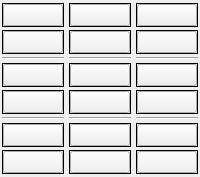
    <widget class="QWidget" name="shootbox" native="true">
     <property name="sizePolicy">
      <sizepolicy hsizetype="MinimumExpanding" vsizetype="MinimumExpanding">
       <horstretch>0</horstretch>
       <verstretch>0</verstretch>
      </sizepolicy>
     </property>
     <layout class="QGridLayout" name="shootingBOX">
      <property name="sizeConstraint">
       <enum>QLayout::SetNoConstraint</enum>
      </property>
      <property name="leftMargin">
       <number>2</number>
      </property>
      <property name="topMargin">
       <number>3</number>
      </property>
      <property name="rightMargin">
       <number>2</number>
      </property>
      <property name="bottomMargin">
       <number>3</number>
      </property>
      <property name="horizontalSpacing">
       <number>5</number>
      </property>
      <property name="verticalSpacing">
       <number>3</number>
      </property>
      <item row="6" column="0">
       <widget class="QFrame" name="frm14">
        <property name="frameShape">
         <enum>QFrame::Box</enum>
        </property>
        <property name="frameShadow">
         <enum>QFrame::Plain</enum>
        </property>
        <layout class="QHBoxLayout" name="horizontalLayout_37">
         <property name="spacing">
          <number>0</number>
         </property>
         <property name="leftMargin">
          <number>0</number>
         </property>
         <property name="topMargin">
          <number>0</number>
         </property>
         <property name="rightMargin">
          <number>0</number>
         </property>
         <property name="bottomMargin">
          <number>0</number>
         </property>
         <item>
          <widget class="QPushButton" name="gl14">
           <property name="sizePolicy">
            <sizepolicy hsizetype="Preferred" vsizetype="Preferred">
             <horstretch>0</horstretch>
             <verstretch>0</verstretch>
            </sizepolicy>
           </property>
           <property name="text">
            <string/>
           </property>
           <property name="checkable">
            <bool>true</bool>
           </property>
          </widget>
         </item>
        </layout>
       </widget>
      </item>
      <item row="6" column="1">
       <widget class="QFrame" name="frm13">
        <property name="frameShape">
         <enum>QFrame::Box</enum>
        </property>
        <property name="frameShadow">
         <enum>QFrame::Plain</enum>
        </property>
        <layout class="QHBoxLayout" name="horizontalLayout_39">
         <property name="spacing">
          <number>0</number>
         </property>
         <property name="leftMargin">
          <number>0</number>
         </property>
         <property name="topMargin">
          <number>0</number>
         </property>
         <property name="rightMargin">
          <number>0</number>
         </property>
         <property name="bottomMargin">
          <number>0</number>
         </property>
         <item>
          <widget class="QPushButton" name="gl13">
           <property name="sizePolicy">
            <sizepolicy hsizetype="Preferred" vsizetype="Preferred">
             <horstretch>0</horstretch>
             <verstretch>0</verstretch>
            </sizepolicy>
           </property>
           <property name="text">
            <string/>
           </property>
           <property name="checkable">
            <bool>true</bool>
           </property>
          </widget>
         </item>
        </layout>
       </widget>
      </item>
      <item row="7" column="1">
       <widget class="QFrame" name="frm16">
        <property name="frameShape">
         <enum>QFrame::Box</enum>
        </property>
        <property name="frameShadow">
         <enum>QFrame::Plain</enum>
        </property>
        <layout class="QHBoxLayout" name="horizontalLayout_38">
         <property name="spacing">
          <number>0</number>
         </property>
         <property name="leftMargin">
          <number>0</number>
         </property>
         <property name="topMargin">
          <number>0</number>
         </property>
         <property name="rightMargin">
          <number>0</number>
         </property>
         <property name="bottomMargin">
          <number>0</number>
         </property>
         <item>
          <widget class="QPushButton" name="gl16">
           <property name="sizePolicy">
            <sizepolicy hsizetype="Preferred" vsizetype="Preferred">
             <horstretch>0</horstretch>
             <verstretch>0</verstretch>
            </sizepolicy>
           </property>
           <property name="text">
            <string/>
           </property>
           <property name="checkable">
            <bool>true</bool>
           </property>
          </widget>
         </item>
        </layout>
       </widget>
      </item>
      <item row="7" column="2">
       <widget class="QFrame" name="frm15">
        <property name="frameShape">
         <enum>QFrame::Box</enum>
        </property>
        <property name="frameShadow">
         <enum>QFrame::Plain</enum>
        </property>
        <layout class="QHBoxLayout" name="horizontalLayout_43">
         <property name="spacing">
          <number>0</number>
         </property>
         <property name="leftMargin">
          <number>0</number>
         </property>
         <property name="topMargin">
          <number>0</number>
         </property>
         <property name="rightMargin">
          <number>0</number>
         </property>
         <property name="bottomMargin">
          <number>0</number>
         </property>
         <item>
          <widget class="QPushButton" name="gl15">
           <property name="sizePolicy">
            <sizepolicy hsizetype="Preferred" vsizetype="Preferred">
             <horstretch>0</horstretch>
             <verstretch>0</verstretch>
            </sizepolicy>
           </property>
           <property name="text">
            <string/>
           </property>
           <property name="checkable">
            <bool>true</bool>
           </property>
          </widget>
         </item>
        </layout>
       </widget>
      </item>
      <item row="0" column="0">
       <widget class="QFrame" name="frm2">
        <property name="frameShape">
         <enum>QFrame::Box</enum>
        </property>
        <property name="frameShadow">
         <enum>QFrame::Plain</enum>
        </property>
        <layout class="QHBoxLayout" name="horizontalLayout_26">
         <property name="spacing">
          <number>0</number>
         </property>
         <property name="leftMargin">
          <number>0</number>
         </property>
         <property name="topMargin">
          <number>0</number>
         </property>
         <property name="rightMargin">
          <number>0</number>
         </property>
         <property name="bottomMargin">
          <number>0</number>
         </property>
         <item>
          <widget class="QPushButton" name="gl2">
           <property name="sizePolicy">
            <sizepolicy hsizetype="Preferred" vsizetype="Preferred">
             <horstretch>0</horstretch>
             <verstretch>0</verstretch>
            </sizepolicy>
           </property>
           <property name="text">
            <string/>
           </property>
           <property name="checkable">
            <bool>true</bool>
           </property>
          </widget>
         </item>
        </layout>
       </widget>
      </item>
      <item row="3" column="2">
       <widget class="QFrame" name="frm6">
        <property name="frameShape">
         <enum>QFrame::Box</enum>
        </property>
        <property name="frameShadow">
         <enum>QFrame::Plain</enum>
        </property>
        <layout class="QHBoxLayout" name="horizontalLayout_40">
         <property name="spacing">
          <number>0</number>
         </property>
         <property name="leftMargin">
          <number>0</number>
         </property>
         <property name="topMargin">
          <number>0</number>
         </property>
         <property name="rightMargin">
          <number>0</number>
         </property>
         <property name="bottomMargin">
          <number>0</number>
         </property>
         <item>
          <widget class="QPushButton" name="gl6">
           <property name="sizePolicy">
            <sizepolicy hsizetype="Preferred" vsizetype="Preferred">
             <horstretch>0</horstretch>
             <verstretch>0</verstretch>
            </sizepolicy>
           </property>
           <property name="text">
            <string/>
           </property>
           <property name="checkable">
            <bool>true</bool>
           </property>
          </widget>
         </item>
        </layout>
       </widget>
      </item>
      <item row="0" column="2">
       <widget class="QFrame" name="frm0">
        <property name="frameShape">
         <enum>QFrame::Box</enum>
        </property>
        <property name="frameShadow">
         <enum>QFrame::Plain</enum>
        </property>
        <layout class="QHBoxLayout" name="horizontalLayout_30">
         <property name="spacing">
          <number>0</number>
         </property>
         <property name="leftMargin">
          <number>0</number>
         </property>
         <property name="topMargin">
          <number>0</number>
         </property>
         <property name="rightMargin">
          <number>0</number>
         </property>
         <property name="bottomMargin">
          <number>0</number>
         </property>
         <item>
          <widget class="QPushButton" name="gl0">
           <property name="sizePolicy">
            <sizepolicy hsizetype="Preferred" vsizetype="Preferred">
             <horstretch>0</horstretch>
             <verstretch>0</verstretch>
            </sizepolicy>
           </property>
           <property name="text">
            <string/>
           </property>
           <property name="checkable">
            <bool>true</bool>
           </property>
          </widget>
         </item>
        </layout>
       </widget>
      </item>
      <item row="1" column="1">
       <widget class="QFrame" name="frm4">
        <property name="frameShape">
         <enum>QFrame::Box</enum>
        </property>
        <property name="frameShadow">
         <enum>QFrame::Plain</enum>
        </property>
        <layout class="QHBoxLayout" name="horizontalLayout_29">
         <property name="spacing">
          <number>0</number>
         </property>
         <property name="leftMargin">
          <number>0</number>
         </property>
         <property name="topMargin">
          <number>0</number>
         </property>
         <property name="rightMargin">
          <number>0</number>
         </property>
         <property name="bottomMargin">
          <number>0</number>
         </property>
         <item>
          <widget class="QPushButton" name="gl4">
           <property name="sizePolicy">
            <sizepolicy hsizetype="Preferred" vsizetype="Preferred">
             <horstretch>0</horstretch>
             <verstretch>0</verstretch>
            </sizepolicy>
           </property>
           <property name="text">
            <string/>
           </property>
           <property name="checkable">
            <bool>true</bool>
           </property>
          </widget>
         </item>
        </layout>
       </widget>
      </item>
      <item row="6" column="2">
       <widget class="QFrame" name="frm12">
        <property name="frameShape">
         <enum>QFrame::Box</enum>
        </property>
        <property name="frameShadow">
         <enum>QFrame::Plain</enum>
        </property>
        <layout class="QHBoxLayout" name="horizontalLayout_42">
         <property name="spacing">
          <number>0</number>
         </property>
         <property name="leftMargin">
          <number>0</number>
         </property>
         <property name="topMargin">
          <number>0</number>
         </property>
         <property name="rightMargin">
          <number>0</number>
         </property>
         <property name="bottomMargin">
          <number>0</number>
         </property>
         <item>
          <widget class="QPushButton" name="gl12">
           <property name="sizePolicy">
            <sizepolicy hsizetype="Preferred" vsizetype="Preferred">
             <horstretch>0</horstretch>
             <verstretch>0</verstretch>
            </sizepolicy>
           </property>
           <property name="text">
            <string/>
           </property>
           <property name="checkable">
            <bool>true</bool>
           </property>
          </widget>
         </item>
        </layout>
       </widget>
      </item>
      <item row="2" column="2">
       <widget class="Line" name="line">
        <property name="frameShadow">
         <enum>QFrame::Sunken</enum>
        </property>
        <property name="orientation">
         <enum>Qt::Horizontal</enum>
        </property>
       </widget>
      </item>
      <item row="7" column="0">
       <widget class="QFrame" name="frm17">
        <property name="frameShape">
         <enum>QFrame::Box</enum>
        </property>
        <property name="frameShadow">
         <enum>QFrame::Plain</enum>
        </property>
        <layout class="QHBoxLayout" name="horizontalLayout_36">
         <property name="spacing">
          <number>0</number>
         </property>
         <property name="leftMargin">
          <number>0</number>
         </property>
         <property name="topMargin">
          <number>0</number>
         </property>
         <property name="rightMargin">
          <number>0</number>
         </property>
         <property name="bottomMargin">
          <number>0</number>
         </property>
         <item>
          <widget class="QPushButton" name="gl17">
           <property name="sizePolicy">
            <sizepolicy hsizetype="Preferred" vsizetype="Preferred">
             <horstretch>0</horstretch>
             <verstretch>0</verstretch>
            </sizepolicy>
           </property>
           <property name="text">
            <string/>
           </property>
           <property name="checkable">
            <bool>true</bool>
           </property>
          </widget>
         </item>
        </layout>
       </widget>
      </item>
      <item row="5" column="2">
       <widget class="Line" name="line_4">
        <property name="orientation">
         <enum>Qt::Horizontal</enum>
        </property>
       </widget>
      </item>
      <item row="0" column="1">
       <widget class="QFrame" name="frm1">
        <property name="frameShape">
         <enum>QFrame::Box</enum>
        </property>
        <property name="frameShadow">
         <enum>QFrame::Plain</enum>
        </property>
        <layout class="QHBoxLayout" name="horizontalLayout_28">
         <property name="spacing">
          <number>0</number>
         </property>
         <property name="leftMargin">
          <number>0</number>
         </property>
         <property name="topMargin">
          <number>0</number>
         </property>
         <property name="rightMargin">
          <number>0</number>
         </property>
         <property name="bottomMargin">
          <number>0</number>
         </property>
         <item>
          <widget class="QPushButton" name="gl1">
           <property name="sizePolicy">
            <sizepolicy hsizetype="Preferred" vsizetype="Preferred">
             <horstretch>0</horstretch>
             <verstretch>0</verstretch>
            </sizepolicy>
           </property>
           <property name="text">
            <string/>
           </property>
           <property name="checkable">
            <bool>true</bool>
           </property>
          </widget>
         </item>
        </layout>
       </widget>
      </item>
      <item row="3" column="1">
       <widget class="QFrame" name="frm7">
        <property name="frameShape">
         <enum>QFrame::Box</enum>
        </property>
        <property name="frameShadow">
         <enum>QFrame::Plain</enum>
        </property>
        <layout class="QHBoxLayout" name="horizontalLayout_34">
         <property name="spacing">
          <number>0</number>
         </property>
         <property name="leftMargin">
          <number>0</number>
         </property>
         <property name="topMargin">
          <number>0</number>
         </property>
         <property name="rightMargin">
          <number>0</number>
         </property>
         <property name="bottomMargin">
          <number>0</number>
         </property>
         <item>
          <widget class="QPushButton" name="gl7">
           <property name="sizePolicy">
            <sizepolicy hsizetype="Preferred" vsizetype="Preferred">
             <horstretch>0</horstretch>
             <verstretch>0</verstretch>
            </sizepolicy>
           </property>
           <property name="text">
            <string/>
           </property>
           <property name="checkable">
            <bool>true</bool>
           </property>
          </widget>
         </item>
        </layout>
       </widget>
      </item>
      <item row="1" column="0">
       <widget class="QFrame" name="frm5">
        <property name="frameShape">
         <enum>QFrame::Box</enum>
        </property>
        <property name="frameShadow">
         <enum>QFrame::Plain</enum>
        </property>
        <layout class="QHBoxLayout" name="horizontalLayout_27">
         <property name="spacing">
          <number>0</number>
         </property>
         <property name="leftMargin">
          <number>0</number>
         </property>
         <property name="topMargin">
          <number>0</number>
         </property>
         <property name="rightMargin">
          <number>0</number>
         </property>
         <property name="bottomMargin">
          <number>0</number>
         </property>
         <item>
          <widget class="QPushButton" name="gl5">
           <property name="sizePolicy">
            <sizepolicy hsizetype="Preferred" vsizetype="Preferred">
             <horstretch>0</horstretch>
             <verstretch>0</verstretch>
            </sizepolicy>
           </property>
           <property name="text">
            <string/>
           </property>
           <property name="checkable">
            <bool>true</bool>
           </property>
          </widget>
         </item>
        </layout>
       </widget>
      </item>
      <item row="4" column="0">
       <widget class="QFrame" name="frm11">
        <property name="frameShape">
         <enum>QFrame::Box</enum>
        </property>
        <property name="frameShadow">
         <enum>QFrame::Plain</enum>
        </property>
        <layout class="QHBoxLayout" name="horizontalLayout_33">
         <property name="spacing">
          <number>0</number>
         </property>
         <property name="leftMargin">
          <number>0</number>
         </property>
         <property name="topMargin">
          <number>0</number>
         </property>
         <property name="rightMargin">
          <number>0</number>
         </property>
         <property name="bottomMargin">
          <number>0</number>
         </property>
         <item>
          <widget class="QPushButton" name="gl11">
           <property name="sizePolicy">
            <sizepolicy hsizetype="Preferred" vsizetype="Preferred">
             <horstretch>0</horstretch>
             <verstretch>0</verstretch>
            </sizepolicy>
           </property>
           <property name="baseSize">
            <size>
             <width>40</width>
             <height>40</height>
            </size>
           </property>
           <property name="text">
            <string/>
           </property>
           <property name="checkable">
            <bool>true</bool>
           </property>
          </widget>
         </item>
        </layout>
       </widget>
      </item>
      <item row="3" column="0">
       <widget class="QFrame" name="frm8">
        <property name="frameShape">
         <enum>QFrame::Box</enum>
        </property>
        <property name="frameShadow">
         <enum>QFrame::Plain</enum>
        </property>
        <layout class="QHBoxLayout" name="horizontalLayout_32">
         <property name="spacing">
          <number>0</number>
         </property>
         <property name="leftMargin">
          <number>0</number>
         </property>
         <property name="topMargin">
          <number>0</number>
         </property>
         <property name="rightMargin">
          <number>0</number>
         </property>
         <property name="bottomMargin">
          <number>0</number>
         </property>
         <item>
          <widget class="QPushButton" name="gl8">
           <property name="sizePolicy">
            <sizepolicy hsizetype="Preferred" vsizetype="Preferred">
             <horstretch>0</horstretch>
             <verstretch>0</verstretch>
            </sizepolicy>
           </property>
           <property name="text">
            <string/>
           </property>
           <property name="checkable">
            <bool>true</bool>
           </property>
          </widget>
         </item>
        </layout>
       </widget>
      </item>
      <item row="4" column="1">
       <widget class="QFrame" name="frm10">
        <property name="frameShape">
         <enum>QFrame::Box</enum>
        </property>
        <property name="frameShadow">
         <enum>QFrame::Plain</enum>
        </property>
        <layout class="QHBoxLayout" name="horizontalLayout_35">
         <property name="spacing">
          <number>0</number>
         </property>
         <property name="leftMargin">
          <number>0</number>
         </property>
         <property name="topMargin">
          <number>0</number>
         </property>
         <property name="rightMargin">
          <number>0</number>
         </property>
         <property name="bottomMargin">
          <number>0</number>
         </property>
         <item>
          <widget class="QPushButton" name="gl10">
           <property name="sizePolicy">
            <sizepolicy hsizetype="Preferred" vsizetype="Preferred">
             <horstretch>0</horstretch>
             <verstretch>0</verstretch>
            </sizepolicy>
           </property>
           <property name="text">
            <string/>
           </property>
           <property name="checkable">
            <bool>true</bool>
           </property>
          </widget>
         </item>
        </layout>
       </widget>
      </item>
      <item row="1" column="2">
       <widget class="QFrame" name="frm3">
        <property name="frameShape">
         <enum>QFrame::Box</enum>
        </property>
        <property name="frameShadow">
         <enum>QFrame::Plain</enum>
        </property>
        <layout class="QHBoxLayout" name="horizontalLayout_31">
         <property name="spacing">
          <number>0</number>
         </property>
         <property name="leftMargin">
          <number>0</number>
         </property>
         <property name="topMargin">
          <number>0</number>
         </property>
         <property name="rightMargin">
          <number>0</number>
         </property>
         <property name="bottomMargin">
          <number>0</number>
         </property>
         <item>
          <widget class="QPushButton" name="gl3">
           <property name="sizePolicy">
            <sizepolicy hsizetype="Preferred" vsizetype="Preferred">
             <horstretch>0</horstretch>
             <verstretch>0</verstretch>
            </sizepolicy>
           </property>
           <property name="text">
            <string/>
           </property>
           <property name="checkable">
            <bool>true</bool>
           </property>
          </widget>
         </item>
        </layout>
       </widget>
      </item>
      <item row="4" column="2">
       <widget class="QFrame" name="frm9">
        <property name="frameShape">
         <enum>QFrame::Box</enum>
        </property>
        <property name="frameShadow">
         <enum>QFrame::Plain</enum>
        </property>
        <layout class="QHBoxLayout" name="horizontalLayout_41">
         <property name="spacing">
          <number>0</number>
         </property>
         <property name="leftMargin">
          <number>0</number>
         </property>
         <property name="topMargin">
          <number>0</number>
         </property>
         <property name="rightMargin">
          <number>0</number>
         </property>
         <property name="bottomMargin">
          <number>0</number>
         </property>
         <item>
          <widget class="QPushButton" name="gl9">
           <property name="sizePolicy">
            <sizepolicy hsizetype="Preferred" vsizetype="Preferred">
             <horstretch>0</horstretch>
             <verstretch>0</verstretch>
            </sizepolicy>
           </property>
           <property name="text">
            <string/>
           </property>
           <property name="checkable">
            <bool>true</bool>
           </property>
          </widget>
         </item>
        </layout>
       </widget>
      </item>
      <item row="5" column="1">
       <widget class="Line" name="line_2">
        <property name="orientation">
         <enum>Qt::Horizontal</enum>
        </property>
       </widget>
      </item>
      <item row="5" column="0">
       <widget class="Line" name="line_3">
        <property name="orientation">
         <enum>Qt::Horizontal</enum>
        </property>
       </widget>
      </item>
      <item row="2" column="0">
       <widget class="Line" name="line_5">
        <property name="orientation">
         <enum>Qt::Horizontal</enum>
        </property>
       </widget>
      </item>
      <item row="2" column="1">
       <widget class="Line" name="line_6">
        <property name="orientation">
         <enum>Qt::Horizontal</enum>
        </property>
       </widget>
      </item>
     </layout>
    </widget>
